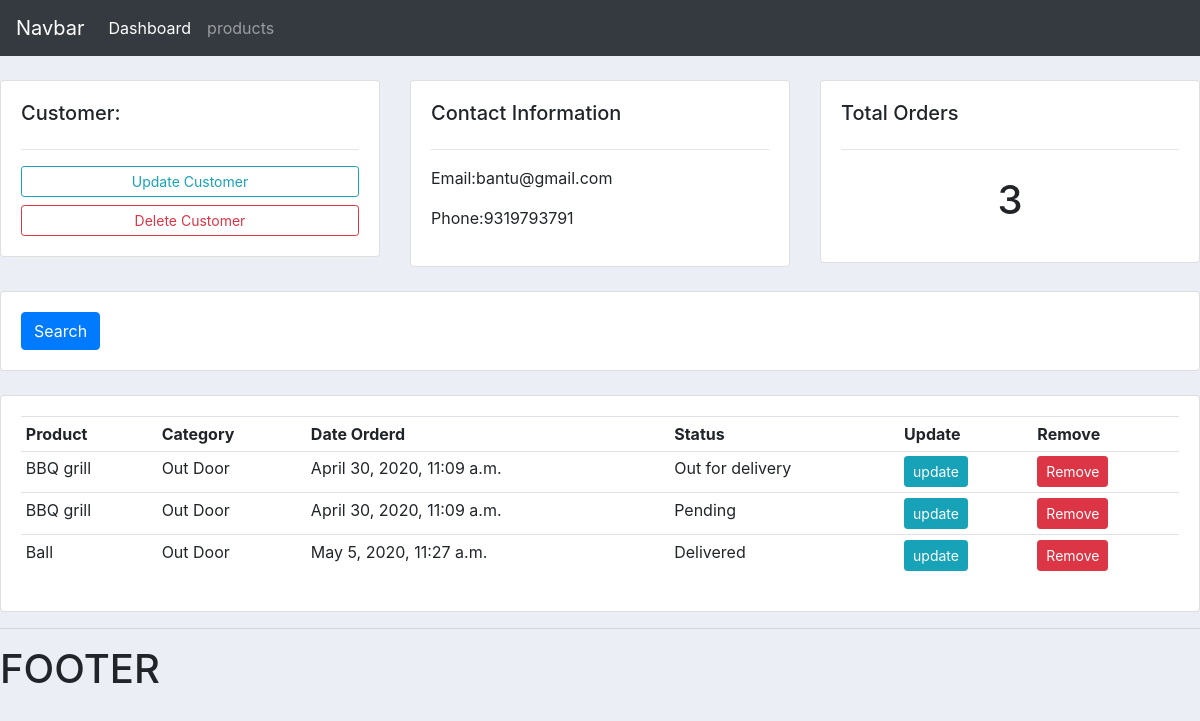
The app's page /customer/1/ with its own data.
### accounts/models.py (models this page shows, shortened)
class Customer(models.Model):
    name=models.CharField(max_length=200,null=True)
    phone=models.CharField(max_length=200,null=True)
    email=models.CharField(max_length=200,null=True)
    data_created=models.DateTimeField(auto_now_add=True,null=True)

class Order(models.Model):
    STATUS = (
			('Pending', 'Pending'),
			('Out for delivery', 'Out for delivery'),
			('Delivered', 'Delivered'),
			)
    customer=models.ForeignKey(Customer,null=True,on_delete=models.SET_NULL)
    product=models.ForeignKey(Product,null=True,on_delete=models.SET_NULL)
    data_created=models.DateTimeField(auto_now_add=True,null=True)
    status = models.CharField(max_length=200, null=True, choices=STATUS)

class Product(models.Model):
    CATEGORY = (
			('Indoor', 'Indoor'),
			('Out Door', 'Out Door'),
			)
    name=models.CharField(max_length=200,null=True)
    peice=models.FloatField(null=True)
    category = models.CharField(max_length=200, null=True, choices=CATEGORY)
    description=models.CharField(max_length=200,null=True,blank=True)
    data_created=models.DateTimeField(auto_now_add=True,null=True)
    tags=models.ManyToManyField(Tag)
    def __str__(self):
        return self.name

### accounts/views.py (the view)
# urls.py: path('customer/<str:pk_test>/',views.customer,name='customer'),
def customer(request,pk_test):
    customer=Customer.objects.get(id=pk_test)
    orders = customer.order_set.all()
    order_count=orders.count()
    context={'customer':customer,'orders':orders,'order_count':order_count}
    return render(request,'accounts/customer.html',context)

### accounts/templates/accounts/customer.html
{%  extends 'accounts/main.html' %}
{% block content %}
	<br>
<div class="row">
	<div class="col-md">
		<div class="card card-body">
			<h5>Customer:</h5>
			<hr>
			<a class="btn btn-outline-info  btn-sm btn-block" href="">Update Customer</a>
			<a class="btn btn-outline-danger  btn-sm btn-block" href="">Delete Customer</a>
		</div>
	</div>
	<div class="col-md">
		<div class="card card-body">
			<h5>Contact Information</h5>
			<hr>
			<p>Email:{{customer.email}} </p>
			<p>Phone:{{customer.phone}} </p>
		</div>
	</div>
	<div class="col-md">
		<div class="card card-body">
			<h5>Total Orders</h5>
			<hr>
			<h1 style="text-align: center;padding: 10px">{{order_count}}</h1>
		</div>
	</div>
</div>
<br>
<div class="row">
	<div class="col">
		<div class="card card-body">
			<form method="get">
		    <button class="btn btn-primary" type="submit">Search</button>
		  </form>
		</div>
	</div>
</div>
<br>
<div class="row">
	<div class="col-md">
		<div class="card card-body">
			<table class="table table-sm">
				<tr>
					<th>Product</th>
					<th>Category</th>
					<th>Date Orderd</th>
					<th>Status</th>
					<th>Update</th>
					<th>Remove</th>
				</tr>
				{%for order in orders%}
				<tr>
					<td>{{order.product}}</td>
					<td>{{order.product.category}}</td>
					<td>{{order.data_created}}</td>
					<td>{{order.status}}</td>
					<td><a class="btn btn-sm btn-info" href="#">update</a></td>
					<td><a class="btn btn-sm btn-danger" href="#">Remove</a></td>
				</tr>
				{%endfor%}
			</table>
		</div>
	</div>
</div>
{% endblock %}

### static/css/main.css (style rules this page uses)
body { background-color: #ebeff5; }

### records on screen
Customer: email "bantu@gmail.com", phone "9319793791"
Order: product "BBQ grill", product.category "Out Door", data_created "April 30, 2020, 11:09 a.m.", status "Out for delivery"
Order: product "BBQ grill", product.category "Out Door", data_created "April 30, 2020, 11:09 a.m.", status "Pending"
Order: product "Ball", product.category "Out Door", data_created "May 5, 2020, 11:27 a.m.", status "Delivered"

### other values on screen
{{ order_count }} "3"
